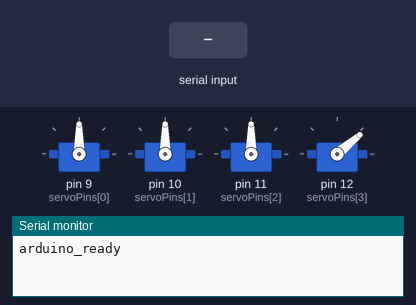
The sketch below on a simulated Arduino Uno, built with avr-gcc and run on an emulated ATmega328P. Parts: 4 × servo, the last lines printed to the serial monitor. Inputs (shaded band) come from the test bench.

Above: at 1.2 s.
1.3 s: byte 10 ('\n') received over Serial
At 4.1 s:
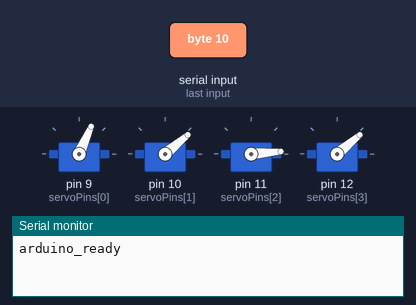
4.3 s: "stop\n" received over Serial
At 5.06 s:
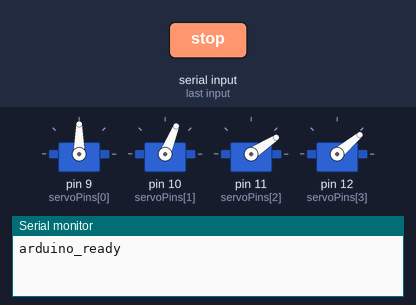
At 15.2 s:
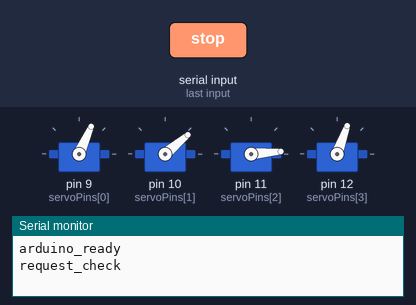
Timing chart, 0 to 16.1 s (numbered marks = the images above; inputs shaded):
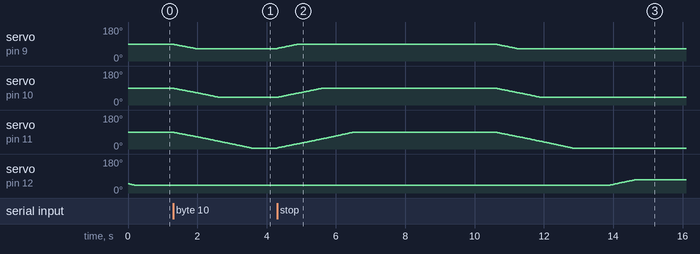

Measured:
- after the input at 4.3 s, servo on pin 9 (servoPins[0]): rises from 66° to 90° in 0.62 s, then falls to 66° in 6.3 s; servo on pin 10 (servoPins[1]): rises from 40° to 90° in 1.3 s, then falls to 40° in 6.3 s; servo on pin 11 (servoPins[2]): rises from 5° to 90° in 2.2 s, then falls to 5° in 6.3 s

The sketch:

low_level_wait.ino
```cpp
#include <Servo.h>

/* =========================
   Part 1: System Constants
   ========================= */
const int NUM_SERVOS = 4;
const int NUM_STEPS = 8;

/* =========================
   Part 2: Hardware Variables
   ========================= */
Servo servos[NUM_SERVOS];
int servoPins[NUM_SERVOS] = {9, 10, 11, 12};

/* =========================
   Part 3: Motion Table
   ========================= */
int positions[NUM_STEPS][NUM_SERVOS] = {
  { 90,  90,  90,  40},  // Step 0: Start
  { 66,  40,   5,  40},  // Step 1
  { 66,  40,   5,  70},  // Step 2 (CHECKPOINT)
  { 66,  90,  40,  70},  // Step 3 (CHECKPOINT)
  {145,  90,  40,  70},  // Step 4 (CHECKPOINT)
  {145,  40,   5,  70},  // Step 5 (CHECKPOINT)
  {145,  40,   5,  40},  // Step 6
  {145,  40,  40,  40}   // Step 7
};

/* =========================
   Part 4: Servo State
   ========================= */
int currentPos[NUM_SERVOS] = {90, 90, 90, 50};

/* =========================
   Part 5: Time Parameters
   ========================= */
int stepDelay = 25;
int holdDelay = 1000;

/* =========================
   Part 6: Control Flags
   ========================= */
bool stopRequested = false;
String rxLine = "";

/* =========================
   SETUP
   ========================= */
void setup() {
  Serial.begin(115200);
  while (!Serial) { ; } // Wait for serial port to connect

  for (int i = 0; i < NUM_SERVOS; i++) {
    servos[i].attach(servoPins[i]);
    servos[i].write(currentPos[i]);
  }

  // Initial Handshake to say "I am ready"
  Serial.println("arduino_ready");
}

/* =========================
   LOOP
   ========================= */
void loop() {
  for (int step = 0; step < NUM_STEPS; step++) {

    // 1. Check Global Stop
    if (stopRequested) {
      handleStop();
      step = -1;
      continue;
    }

    // 2. Move to position
    moveSmooth(positions[step]);

    // 3. AI CHECKPOINT LOGIC (Steps 2, 3, 4, 5)
    if (step == 2 || step == 3 || step == 4|| step == 5) {
       // Send request to PC
       Serial.println("request_check");

       // Wait specifically for "pass" or "stop"
       bool permission = waitForDecision();

       if (!permission) {
          // If PC says "stop" (or timeout), we abort
          handleStop();
          step = -1;
          continue;
       }
       // If permission == true, we continue to next lines
    }

    // 4. Standard delay (still checking for emergency stop)
    if (delayWithSerialCheck(holdDelay)) {
      handleStop();
      step = -1;
      continue;
    }
  }
}

/* =========================
   Part 7: Serial Communication
   ========================= */

// Standard non-blocking poll
void pollSerial() {
  while (Serial.available() > 0) {
    char c = (char)Serial.read();
    if (c == '\n' || c == '\r') {
      if (rxLine.length() > 0) {
        rxLine.trim();
        rxLine.toLowerCase();
        if (rxLine == "stop") {
          stopRequested = true;
        }
        rxLine = "";
      }
    } else {
      if (rxLine.length() < 32) rxLine += c;
    }
  }
}

// *** NEW FUNCTION: BLOCKING WAIT FOR DECISION ***
// Returns TRUE if "pass", FALSE if "stop"
bool waitForDecision() {
  String localBuffer = "";

  // Wait indefinitely or add a timeout if you prefer
  // Here we wait until we get a clear answer
  while (true) {
    if (Serial.available() > 0) {
      char c = (char)Serial.read();

      if (c == '\n' || c == '\r') {
        localBuffer.trim();
        localBuffer.toLowerCase();

        if (localBuffer == "pass") {
          return true; // Go to next step
        }
        if (localBuffer == "stop") {
          stopRequested = true;
          return false; // Trigger Stop
        }
        localBuffer = ""; // Reset buffer
      } else {
        localBuffer += c;
      }
    }
  }
}

/* =========================
   Helpers
   ========================= */

bool delayWithSerialCheck(unsigned long ms) {
  unsigned long start = millis();
  while (millis() - start < ms) {
    pollSerial();
    if (stopRequested) return true;
    delay(5);
  }
  return false;
}

void handleStop() {
  stopRequested = false;
  moveSmooth(positions[0]); // Return to Home
  delayWithSerialCheck(3000);
}

void moveSmooth(int target[]) {
  bool moving = true;
  while (moving) {
    moving = false;
    pollSerial();
    if (stopRequested) return;

    for (int i = 0; i < NUM_SERVOS; i++) {
      if (currentPos[i] < target[i]) {
        currentPos[i]++;
        servos[i].write(currentPos[i]);
        moving = true;
      }
      else if (currentPos[i] > target[i]) {
        currentPos[i]--;
        servos[i].write(currentPos[i]);
        moving = true;
      }
    }
    if (delayWithSerialCheck(stepDelay)) return;
  }
}
```
